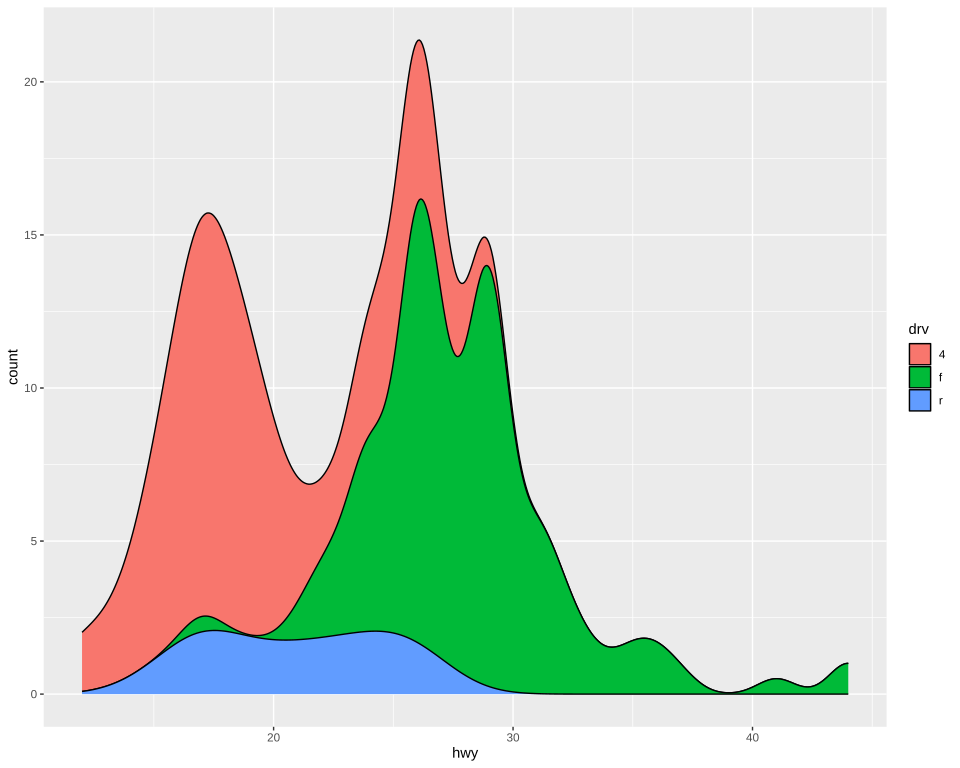

Write R code to recreate this figure.
# The plot test/golden/density_stacked.svg draws, drawn by ggplot2 itself, as ggplot2's own visual tests
# draw their snapshots: the independent check on that golden whenever it changes. The suite never
# runs this; it needs R, ggplot2 and vdiffr, saved as the Docker image giggly-r:ggplot2-4.0.3. From
# the repository's root:
#
#   docker run --rm -v "$PWD/test/golden":/golden:ro giggly-r:ggplot2-4.0.3 \
#     Rscript /golden/density_stacked.R > density_stacked.ggplot2.svg
#
# and compare the two drawings element by element, as test/golden/point.R describes.
#
# Each drive's count, its density times its rows, stacked, so the curves pile up to the density of
# every car times their number, as the geom_density() reference page stacks diamonds' cuts.

library(ggplot2)
plot <- ggplot(mpg, aes(hwy, after_stat(count), fill = drv)) +
  geom_density(position = "stack") + theme_gray()
file <- tempfile(fileext = ".svg")
vdiffr::write_svg(plot, file)
cat(readLines(file), sep = "\n")
